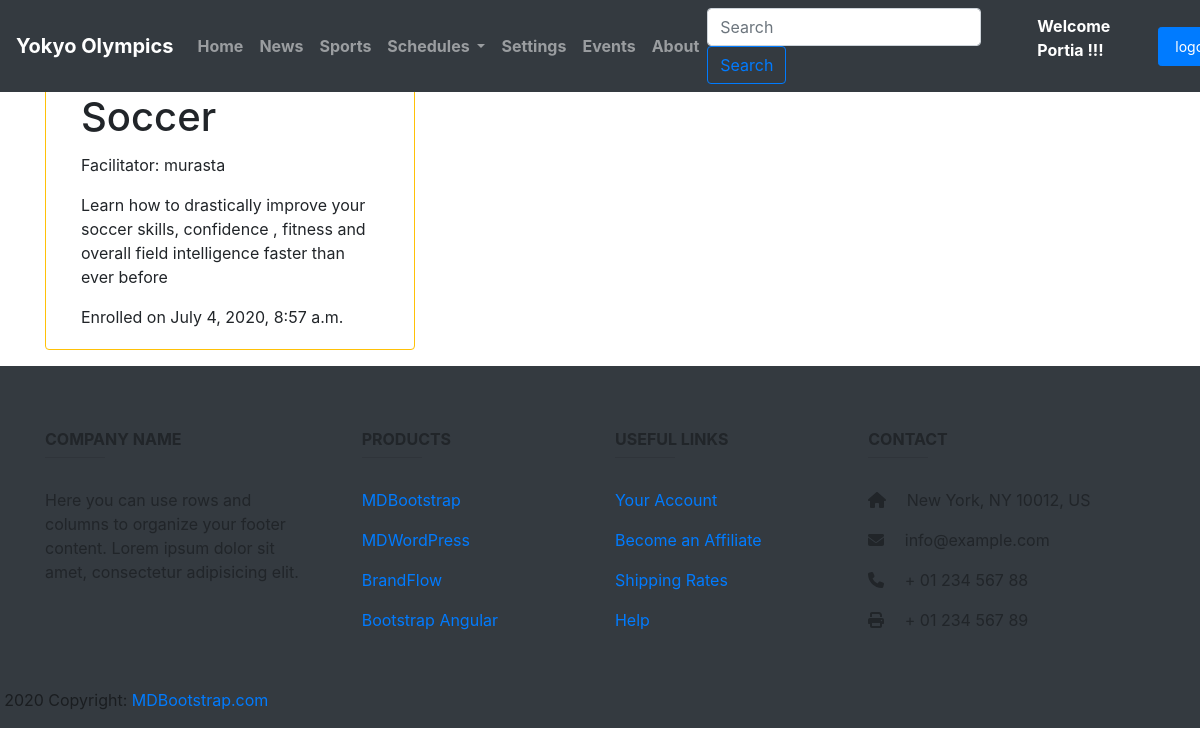
Screenshot of /course_details/ (signed in) with the database file from the repository.
### super/models.py (models this page shows, shortened)
class User(AbstractUser):
    is_localresident = models.BooleanField(default=False ,null=True)
    is_organiser = models.BooleanField(default=False, null=True)
    first_name = models.CharField(max_length=100, null=True)
    last_name = models.CharField(max_length=100, null=True)

class Enrollment(models.Model):
    localresident = models.ForeignKey(LocalResident, on_delete = models.CASCADE)
    course = models.ForeignKey(Course, on_delete = models.CASCADE)
    enrol_date = models.DateTimeField(auto_now_add=True, null=True)
    description = models.CharField(max_length=255, null=True)
    lecturer = models.ForeignKey(Lecturer, on_delete = models.DO_NOTHING)

class Course(models.Model):
    CHOICES = [("Available", "Available"),
                ("Booked", "Fully Booked")
                ]
    course_name = models.CharField(max_length=80, null=True)
    course_pic = models.ImageField(null=True)
    date_created = models.DateTimeField(auto_now_add=True)
    cancelled_price = models.FloatField(null=True)
    status = models.CharField(max_length=10, choices=CHOICES)
    price = models.FloatField(null=True)
    class Meta:
        db_table = "Course"
    def __str__(self):
        return self.course_name

class Lecturer(models.Model):
    lecturer_name = models.CharField(max_length=80, null=True)
    lecturer_lastname = models.CharField(max_length=80, null=True)
    course = models.ForeignKey(Course, on_delete=models.DO_NOTHING)
    pro_pic = models.ImageField(null=True)
    class Meta:
        db_table = "Lecturer"
    def __str__(self):
        return self.lecturer_name

### super/views.py (the view)
# urls.py: path("course_details/", views.CourseDetails, name = "course_details"),
@login_required(login_url="/login_login")
def CourseDetails(request):
	mycourse = models.Enrollment.objects.all()
	context = {"mycourse":mycourse}
	return render(request, "super/Enrolled.html", context)

### super/templates/super/Enrolled.html
{% extends "super/base.html" %}
{% block content %}
{% include "super/navbar.html" %}
<br class="mt-4">
<div class="container">
    <div class="card col-4 border-warning mt-5 align-items-center">
    {% for e in mycourse %}
    <div class="jumbotron-fluid bg-transparent">
        <div class="card-body">
        <h1 class="card-title">{{ e.course }}</h1>
        <p class="card-text">Facilitator: {{ e.lecturer }}</p>
        <p class="card-text">{{ e.description }}</p>
        <p class="card-text">Enrolled on {{e.enrol_date}}</p>
    </div>
    </div>
</div>
{% endfor %}
</div>
{% include "super/footer.html" %}
{% endblock %}

### super/templates/super/navbar.html (shortened to what this page needs)
{% load static %}
<nav class="navbar navbar-expand-lg navbar-dark bg-dark fixed-top font-weight-bold">
    <a class="navbar-brand" href="{% url 'welcome' %}">Yokyo Olympics</a>
    <div class="collapse navbar-collapse" id="navbarSupportedContent">
        <ul class="navbar-nav mr-auto">
            {% if request.user.is_authenticated and user.localresident %}
            <li class="nav-item">
                    <a class="nav-link" href="{% url 'home' %}">Home</a>
            </li>
            {% endif %}
            <li class="nav-item">
                <a class="nav-link" href="{% url 'news' %}">News</a>
            </li>
            <li class="nav-item">
                <a class="nav-link" href="{% url 'sports' %}">Sports</a>
            </li>
            <li class="nav-item dropdown">
                <a class="nav-link dropdown-toggle" href="" id="navbarDropdown" role="button" data-toggle="dropdown" aria-haspopup="true" aria-expanded="false">
                    Schedules
                </a>
            </li>
            {% if request.user.is_authenticated %}
            <li class="nav-item">
                    <a class="nav-link" href="{% url 'settings' %}">Settings</a>
            </li>
            {% endif %}
            <li class="nav-item">
                <a class="nav-link" href="{% url 'events' %}">Events</a>
            </li>
             <li class="nav-item">
                <a class="nav-link" href="{% url 'about' %}">About</a>
            </li>
        </ul>
        <form class="form-inline my-2 my-lg-0" method="GET" action="{% url 'search' %}">
            <input class="form-control mr-sm-2" name="all" type="search" placeholder="Search" aria-label="Search">
            <button class="btn btn-outline-primary my-2 my-sm-0" type="submit">Search</button>
        </form>
        {% if request.user.is_authenticated %}
        <p class="font-weight-bold text-white ml-md-5">Welcome {{ user.first_name }} !!!</p>
        <a class="nav-link btn btn-primary ml-md-5 btn-sm" href="{% url 'logout' %}">logout</a>
        {% else %}
        <a class="nav-link btn btn-primary ml-md-5 btn-sm" href="{% url 'login' %}">Login</a>
        <br>
        <a class="nav-link btn btn-primary ml-md-2 btn-sm" href="{% url 'register' %}">Sign Up</a>
        {% endif %}
    </div>
</nav>

### super/static/css/custom.css (style rules this page uses)
body { overflow-x: hidden; }

### rows the page displays
User: first_name "Portia"
Enrollment: course "Soccer", lecturer "murasta", description "Learn how to drastically improve your soccer skills, confidence , fitness and overall field intelligence faster than ever before", enrol_date "July 4, 2020, 8:57 a.m."
